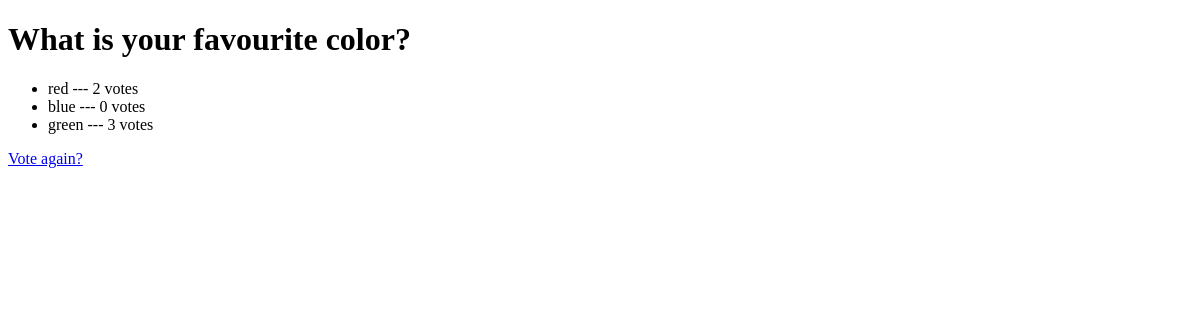
/polls/1/results/, run on an earlier commit of the app's database.
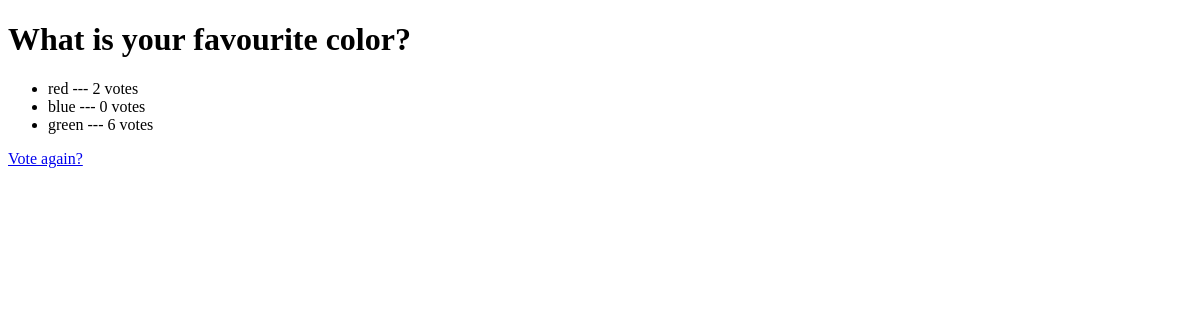
And on a later commit of the database.
### polls/models.py (models this page shows, shortened)
@python_2_unicode_compatible
class Choice(models.Model):
    question= models.ForeignKey(Question,on_delete=models.CASCADE)
    choice= models.CharField(max_length=200)
    vote = models.IntegerField(default=0)

### polls/views.py (the view)
# urls.py: url(r'^(?P<question_id>[0-9]+)/results/$',views.results,name='results'),
def results(request,question_id):
    question = get_object_or_404(Question,pk=question_id)
    return render(request,'polls/results.html',{"question":question})

### polls/templates/polls/results.html (shortened to what this page needs)
<!DOCTYPE html>
<html lang="en">
<head>
</head>
<body>
<h1>     {{question.question_text}}   </h1>
<ul>
    {% for choice in question.choice_set.all%}
  <li> {{choice.choice}} --- {{choice.vote}}  vote{{choice.vote|pluralize}}           </li>
    {%endfor%}
</ul>
<a href="{% url 'polls:detail' question.id%}">
Vote again?</a>
</body>
</html>

What changed in the data, as far as the page shows it:
changed Choice "green": vote "3" → "6"
